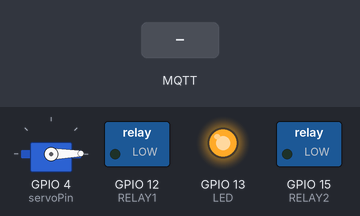
The sketch below on a simulated ESP32. On the bench: servo, switched loads named in the sketch (green lamp = pin HIGH), output pins drawn as LEDs (lit = HIGH). Inputs (shaded band) come from the test bench. WiFi joins after 1.5 s; servers stay silent unless stated; EEPROM starts erased; no MQTT or app messages arrive unless stated; what the sketch prints to the serial monitor is not drawn.

Above: at 2.9 s.
3.0 s: MQTT message "open" arrives on the first subscribed topic
At 4.4 s:
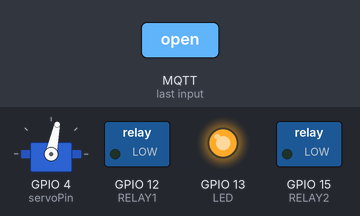
5.2 s: MQTT message "close" arrives on the first subscribed topic
7.3 s: MQTT message "R1ON" arrives on the first subscribed topic
At 8.2 s:
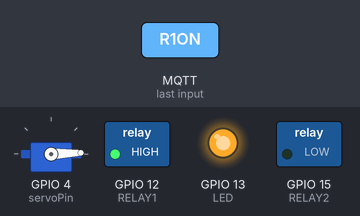
8.8 s: MQTT message "R2ON" arrives on the first subscribed topic
At 9.3 s:
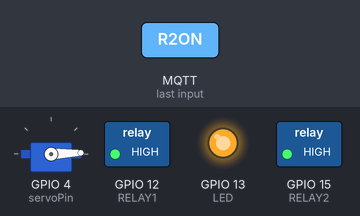
10.3 s: MQTT message "R1OFF" arrives on the first subscribed topic
At 11.5 s:
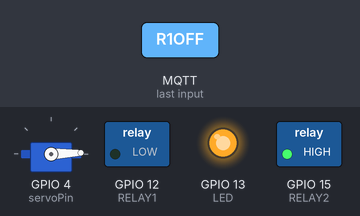
11.8 s: MQTT message "R2OFF" arrives on the first subscribed topic
At 12.8 s:
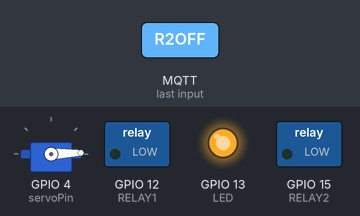
Timing chart, 0 to 14.3 s (numbered marks = the images above; inputs shaded):
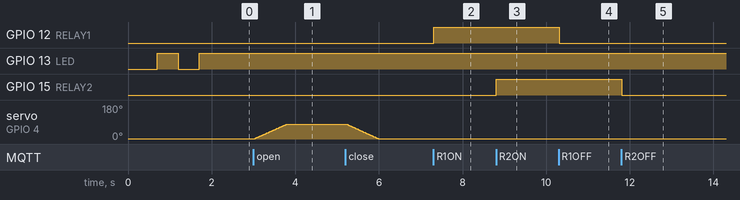

Measured:
- after the input at 3.0 s, servo on GPIO 4 (servoPin): moves from 1° to 78° over 0.76 s, starting at once
- after the input at 7.3 s, GPIO 12 (RELAY1): LOW → HIGH at once
- after the input at 8.8 s, GPIO 15 (RELAY2): LOW → HIGH at once
- after the input at 10.3 s, GPIO 12 (RELAY1): HIGH → LOW at once
- after the input at 11.8 s, GPIO 15 (RELAY2): HIGH → LOW at once

The sketch:

AcessoSeguroMultivalidacao.ino
```cpp
#include <WiFi.h>
#include <PubSubClient.h>
#include <EEPROM.h>
#include <ESP32Servo.h>

#define LED 13
#define RELAY1 12
#define RELAY2 15

#define TOPIC "esp32/IoT"
#define TOPICM "message/send"

// Coloque na variavel ssid o nome do seu wifi e no password a senha
const char* ssid = "Visitantes";
const char* password = "Guest20.2";
const char* mqtt_server = "172.16.5.37"; // Ip do computador ao qual foi ativado o servidor mosquitto

// Configuração Servo motor
Servo servoMotor;       // Cria um objeto do tipo Servo
int servoPin = 4;      // Pino digital conectado ao servo motor
int anguloAberto = 79;  // Ângulo de abertura da cancela
int anguloFechado = 1;  // Ângulo de fechamento da cancela

// Configuração MQTT
WiFiClient espClient;
PubSubClient client(espClient);
long lastMsg = 0;
char msg[50];


int ligaLED = 1;

// Estrutura de variaveis para ser gravado na eeprom do esp32
struct parameter {
  char r_msg[50];
};

struct parameter parameter_cam;

parameter dataToWriteEEPROM;

const int EEPROM_SIZE = sizeof(parameter_cam);
const int EEPROM_ADDR = 0;  //  Endereço para inicialização da eeprom

void writeStructtoEEPROM(int addr, const parameter& data) {
  for (int i = 0; i < sizeof(data); i++) {
    EEPROM.write(addr + i, *((unsigned char*)&data + i));
  }
  EEPROM.commit();
}

parameter readStructFromEEPROM(int addr) {
  parameter data;
  for (int i = 0; i < sizeof(data); i++) {
    *((unsigned char*)&data + i) = EEPROM.read(addr + i);
  }
  return data;
}

void closeGate() {
  for(int i = anguloAberto; i > anguloFechado; i--){
    servoMotor.write(i);
    delay(10);
  }
  Serial.println("Porta Fechando");
}

void openGate() {
  for(int i = 1; i < anguloAberto; i++){
    servoMotor.write(i);
    delay(10);
  }
  Serial.println("Passagem Liberada");
}

void executCMD(String messageTemp) {
  if (messageTemp == "open") {
    client.publish(TOPICM, "OK");
    sprintf(parameter_cam.r_msg, "%s", messageTemp);
    writeStructtoEEPROM(EEPROM_ADDR, parameter_cam);
    Serial.println("Chegou: " + messageTemp);
    openGate();
  } else if (messageTemp == "close") {
    client.publish(TOPICM, "OK");
    sprintf(parameter_cam.r_msg, "%s", messageTemp);
    writeStructtoEEPROM(EEPROM_ADDR, parameter_cam);
    Serial.println("Chegou: " + messageTemp);
    closeGate();
  } else if (messageTemp == "R1ON") {
    client.publish(TOPICM, "OK");
    sprintf(parameter_cam.r_msg, "%s", messageTemp);
    writeStructtoEEPROM(EEPROM_ADDR, parameter_cam);
    Serial.println("Chegou: " + messageTemp);
    digitalWrite(RELAY1, 1);
  } else if (messageTemp == "R1OFF") {
    client.publish(TOPICM, "OK");
    sprintf(parameter_cam.r_msg, "%s", messageTemp);
    writeStructtoEEPROM(EEPROM_ADDR, parameter_cam);
    Serial.println("Chegou: " + messageTemp);
    digitalWrite(RELAY1, 0);
  } else if (messageTemp == "R2ON") {
    client.publish(TOPICM, "OK");
    sprintf(parameter_cam.r_msg, "%s", messageTemp);
    writeStructtoEEPROM(EEPROM_ADDR, parameter_cam);
    Serial.println("Chegou: " + messageTemp);
    digitalWrite(RELAY2, 1);
  } else if (messageTemp == "R2OFF") {
    client.publish(TOPICM, "OK");
    sprintf(parameter_cam.r_msg, "%s", messageTemp);
    writeStructtoEEPROM(EEPROM_ADDR, parameter_cam);
    Serial.println("Chegou: " + messageTemp);
    digitalWrite(RELAY2, 0);
  } else {
    client.publish(TOPICM, "Erro Comando Invalido");
  }
}

void setup() {
  Serial.begin(115200);
  servoMotor.attach(servoPin);  // Anexa o servo ao pino especificado
  servoMotor.write(anguloFechado);
  pinMode(LED, OUTPUT);
  pinMode(RELAY1, OUTPUT);
  pinMode(RELAY2, OUTPUT);
  EEPROM.begin(EEPROM_SIZE);
  parameter_cam = readStructFromEEPROM(EEPROM_ADDR);
  delay(200);
  setup_wifi();
  client.setServer(mqtt_server, 1883);
  client.setCallback(callback);
}

void setup_wifi() {
  // We start by connecting to a WiFi network
  Serial.println();
  Serial.print("Connecting to ");
  Serial.println(ssid);

  WiFi.begin(ssid, password);

  while (WiFi.status() != WL_CONNECTED) {
    delay(500);
    digitalWrite(LED, ligaLED);
    Serial.print(".");
    ligaLED = !ligaLED;
  }
  digitalWrite(LED, 1);
  Serial.println("");
  Serial.println("WiFi connected");
  Serial.println("IP address: ");
  Serial.println(WiFi.localIP());
}

void callback(char* topic, byte* message, unsigned int length) {
  Serial.print("Changing output to ");
  Serial.print("Message arrived on topic: ");
  Serial.print(topic);
  Serial.print(". Message: ");
  String messageTemp;

  for (int i = 0; i < length; i++) {
    Serial.print((char)message[i]);
    messageTemp += (char)message[i];
  }
  Serial.println();
  // Feel free to add more if statements to control more GPIOs with MQTT
  // If a message is received on the topic esp32/output, you check if the message is either "on" or "off".
  // Changes the output state according to the message
  if (String(topic) == TOPIC) {
    if (strcmp(messageTemp.c_str(), parameter_cam.r_msg) == 0) {
      client.publish(TOPICM, "Erro Comando ja enviado");
    } else {
      executCMD(messageTemp);
    }
  }
}

void reconnect() {
  // Loop until we're reconnected
  while (!client.connected()) {
    Serial.print("Attempting MQTT connection...");
    // Attempt to connect
    if (client.connect("espClient")) {
      Serial.println("connected");
      // Subscribe
      client.subscribe(TOPIC);
    } else {
      Serial.print("failed, rc=");
      Serial.print(client.state());
      Serial.println(" try again in 5 seconds");
      // Wait 5 seconds before retrying
      delay(5000);
    }
  }
}
void loop() {
  if (!client.connected()) {
    reconnect();
  }
  client.loop();

  long now = millis();
  if (now - lastMsg > 5000) {
    lastMsg = now;
  }
}
```
